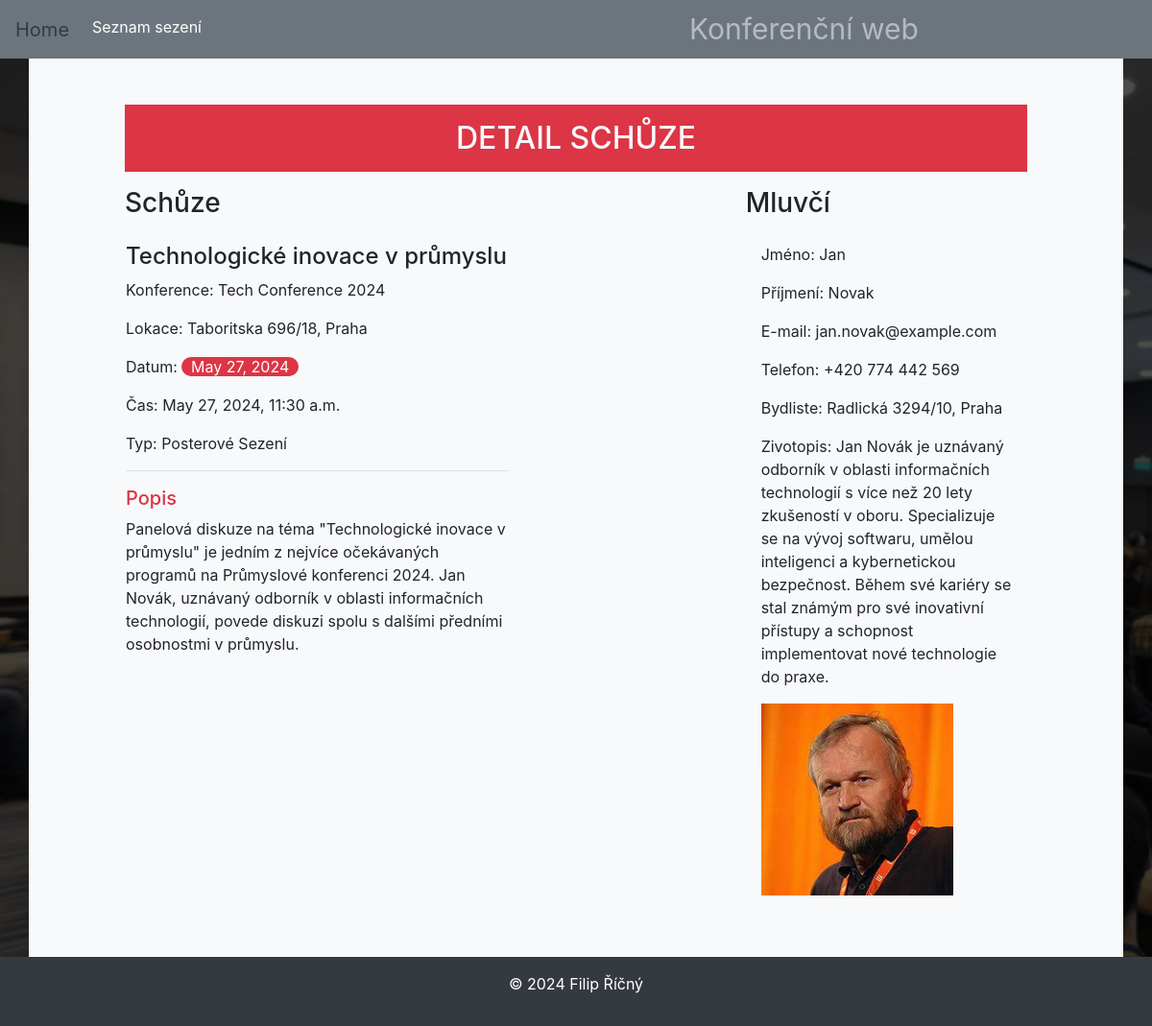
The app's page /udalosti/detail/3 with its own data.
### udalosti/models.py (models this page shows, shortened)
class Session(models.Model):
    SESSION_TYPE = [
        ("Keynote Přednáška", "Keynote Přednáška"),
        ("Panelová Diskuze", "Panelová Diskuze"),
        ("Workshop", "Workshop"),
        ("Posterové Sezení", "Posterové Sezení"),
        ("Breakout Sezení", "Breakout Sezení"),
        ("Q&A Session", "Q&A Session"),
        ("Roundtable Diskuze", "Roundtable Diskuze"),
        ("Lightning Talks", "Lightning Talks"),
    ]
    nazev = models.CharField(max_length=100, unique=True, verbose_name="Název schůze", help_text="Zadejte název schůze",
                             error_messages={'blank': 'Název musí být vyplněn'}, blank=False)
    cas = models.DateTimeField(verbose_name="Čas schůze", blank=False)
    speaker = models.ForeignKey(Speaker, on_delete=models.CASCADE, verbose_name="Mluvčí", blank=False)
    conference = models.ForeignKey(Conference, on_delete=models.CASCADE, verbose_name="Konference", blank=False)
    typ = models.CharField(verbose_name="Typ schůze", default="Workshop", max_length=20, choices=SESSION_TYPE,
                           blank=False)
    description = models.TextField(blank=True, verbose_name="Popis schůze", help_text="Zadejte popis schůze")
    class Meta:
        ordering = ['nazev']
        verbose_name = 'Schůze'
        verbose_name_plural = 'Schůze'

class Conference(models.Model):
    nazev = models.CharField(max_length=100, unique=True, verbose_name="Název konference",
                             help_text="Zadejte název konference", error_messages={'blank': 'Název musí být vyplněn'},
                             blank=False)
    lokace = models.CharField(max_length=200, verbose_name="Lokace konference", help_text="Zadejte lokaci konference",
                              error_messages={'blank': 'Lokace musí být vyplněna'}, blank=False)
    datum = models.DateField(verbose_name='Datum konference', help_text='Zadejte datum konference', blank=False)
    logo = models.ImageField(blank=True, upload_to='loga', verbose_name='Logo konference',
                             help_text='Zadejte logo konference')
    description = models.TextField(blank=True, verbose_name="Popis konference", help_text="Zadejte popis konference")
    class Meta:
        ordering = ['nazev']
        verbose_name = 'Konference'
        verbose_name_plural = 'Konference'

class Speaker(models.Model):
    jmeno = models.CharField(max_length=50, verbose_name="Jméno mluvícího", help_text="Zadejte jméno mluvčiho",
                             error_messages={'blank': 'Jméno musí být vyplněno'}, blank=False)
    prijmeni = models.CharField(max_length=50, verbose_name="Příjmeni mluvícího", help_text="Zadejte příjmení mluvčiho",
                                error_messages={'blank': 'Příjmení musí být vyplněno'}, blank=False)
    narozeni = models.DateField(verbose_name='Datum narození', help_text='Zadejte datum narození', blank=False)
    telefon = models.CharField(max_length=16, verbose_name='Telefon klienta',
                               help_text='Zadejte telefon v podobě: +420 777 777 777', blank=True,
                               validators=[TELEFON_REGEX])
    bydliste = models.CharField(max_length=200, verbose_name='Adresa', help_text='Zadejte adresu mluvčího', blank=False)
    email = models.EmailField(max_length=254, verbose_name='E-mail', help_text='Zadejte e-mailovou adresu mluvčího',
                              validators=[EmailValidator('Neplatný e-mail.')], blank=False)
    foto = models.ImageField(null=True, blank=True, verbose_name='Fotka mluvčího',
                             help_text='Zde můžete vložit fotografii mluvčího', upload_to='speaker/')
    zivotopis = models.TextField(blank=True, verbose_name='Životopis', help_text='Zadejte další životopis mluvčího')
    class Meta:
        ordering = ['prijmeni', 'jmeno']
        verbose_name = 'Mluvčí'
        verbose_name_plural = 'Mluvčí'

### udalosti/views.py (the view)
# urls.py: path('detail/<int:pk>', views.SessionDetailView.as_view(), name='session_detail'),
class SessionDetailView(DetailView):
        model = Session
        template_name ='session/detail.html'
        context_object_name ='session'

### udalosti/templates/session/detail.html (shortened to what this page needs)
{% extends 'base.html' %}
{% block content %}
    <h2 class="bg-danger text-light text-center text-uppercase p-3">Detail schůze</h2>
    <div class="row mt-3">
        <div class="col-lg-8">
            <h3>Schůze</h3>
            <div class="row">
                <div class="col-lg-8 p-3">
                    <h4>{{ session.nazev }}</h4>
                    <p>Konference: {{ session.conference.nazev }}</p>
                    <p>Lokace: {{ session.conference.lokace }}</p>
                    <p>Datum: <span class="badge-pill badge-danger">{{ session.conference.datum }}</span></p>
                    <p>Čas: {{ session.cas }}</p>
                    <p>Typ: {{ session.get_typ_display }}</p>
                    <h5 class="border-top pt-3 text-danger">Popis</h5>
                    <p>{{ session.description }}</p>
                </div>
            </div>
        </div>
    <div class="col-lg-4">
            <h3>Mluvčí</h3>
            <div class="bg-light p-3">
                    <p>Jméno: {{ session.speaker.jmeno }}</p>
                    <p>Příjmení: {{ session.speaker.prijmeni }}</p>
                    <p>E-mail: {{ session.speaker.email }}</p>
                    <p>Telefon: {{ session.speaker.telefon }}</p>
                        <p> Bydliste: {{ session.speaker.bydliste }}</p>
                    <p> Zivotopis: {{ session.speaker.zivotopis }}</p>
                <div>
                    {% if session.speaker.foto %}
                        <img src="{{ session.speaker.foto.url }}"
                             alt="Foto {{ session.speaker.jmeno }} {{ session.speaker.prijmeni }}"
                             style="width: 200px; height: 200px" class="img-fluid">
                    {% else %}
                        <p>Fotka není k dispozici.</p>
                    {% endif %}
                </div>
            </div>
        </div>
    </div>
{% endblock %}

### udalosti/static/css/styles.css (style rules this page uses)
body { background-image: url("../img/download.jpeg"); background-size: cover; background-repeat: no-repeat; background-attachment: fixed; backdrop-filter: brightness(30%); }

### records on screen
Session: nazev "Technologické inovace v průmyslu", conference.nazev "Tech Conference 2024", conference.lokace "Taboritska 696/18, Praha", conference.datum "May 27, 2024", cas "May 27, 2024, 11:30 a.m.", typ "Posterové Sezení", description "Panelová diskuze na téma \"Technologické inovace v průmyslu\" je jedním z nejvíce očekávaných programů na Průmyslové konferenci 2024. Jan Novák, uznávaný odborník v oblasti informačních technologií, povede diskuzi spolu s dalšími předními osobnostmi v průmyslu.", speaker.jmeno "Jan", speaker.prijmeni "Novak", speaker.email "jan.novak@example.com", speaker.telefon "+420 774 442 569", speaker.bydliste "Radlická 3294/10, Praha", speaker.zivotopis "Jan Novák je uznávaný odborník v oblasti informačních technologií s více než 20 lety zkušeností v oboru. Specializuje se na vývoj softwaru, umělou inteligenci a kybernetickou bezpečnost. Během své kariéry se stal známým pro své inovativní přístupy a schopnost implementovat nové technologie do praxe.", speaker.foto (picture)
